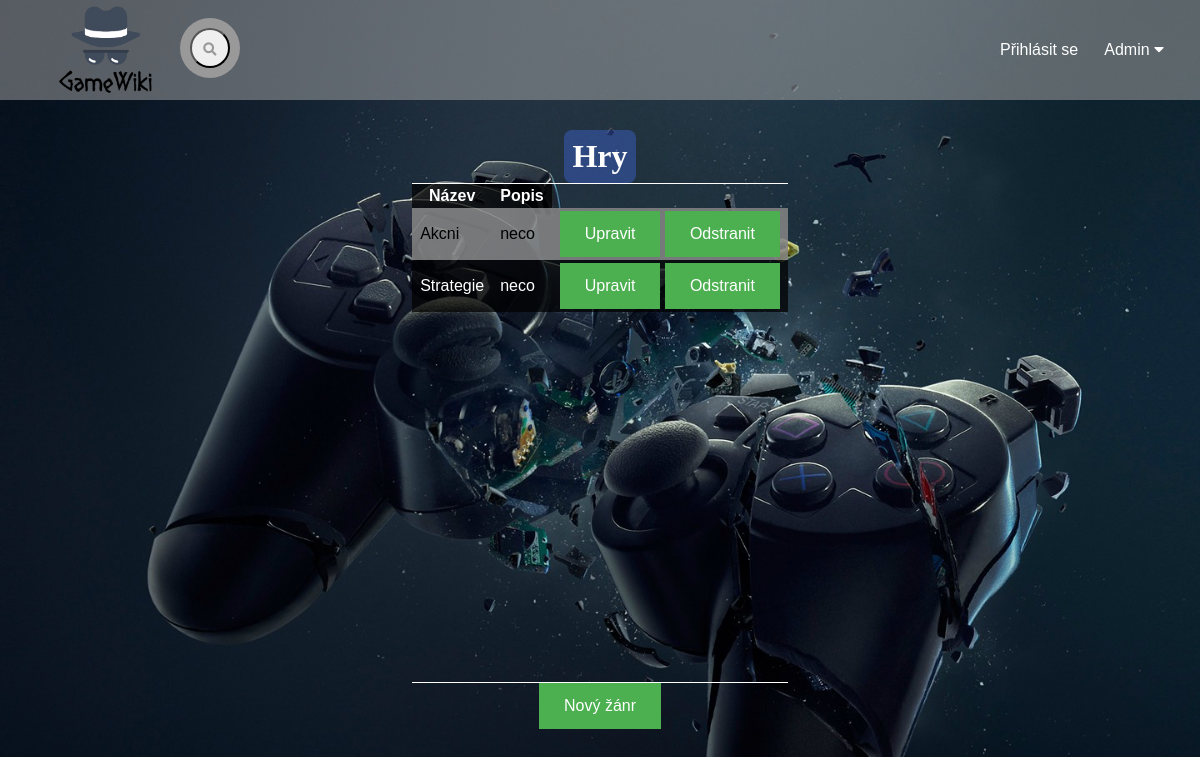
The app's page /zanr, older data.
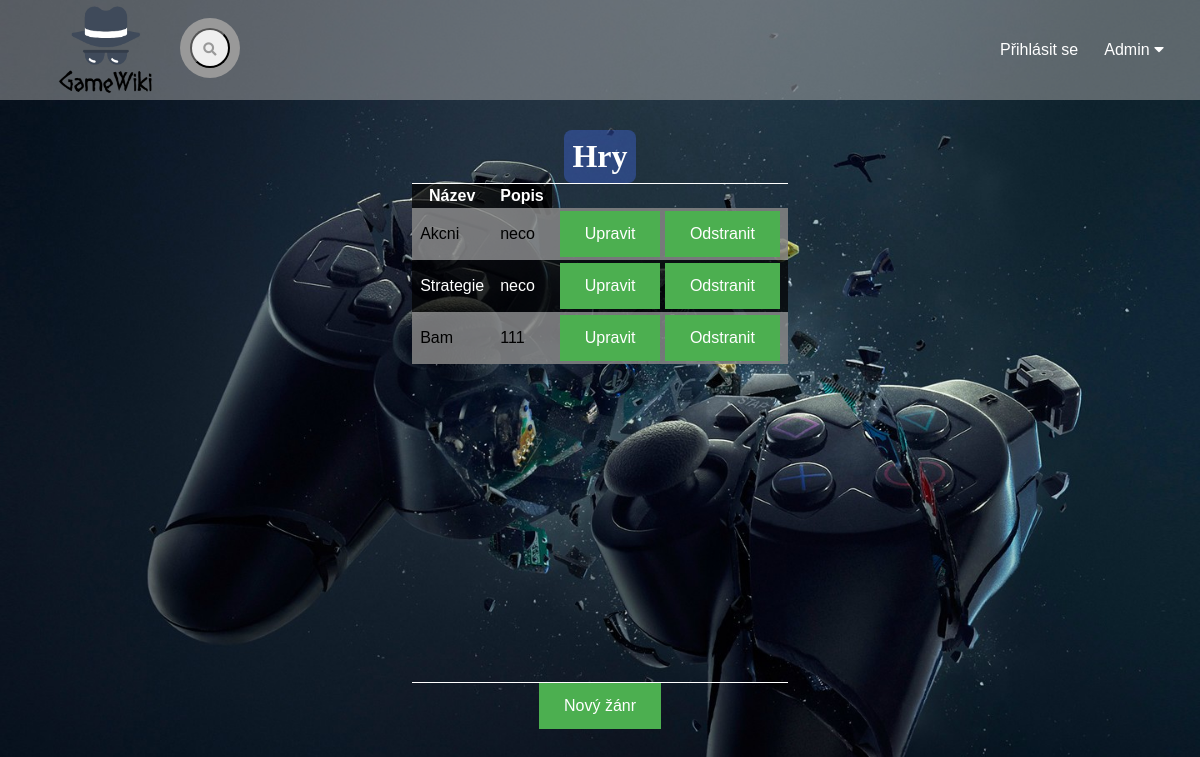
The same page, newer data.
### tables this page shows
CREATE TABLE `zanr` (
  `id_zanru` int(10) NOT NULL,
  `nazev` varchar(50) NOT NULL,
  `popis` text NOT NULL
);

### index.php (called while the page is built, shortened)
<?php
  $smerovac = new SmerovacKontroler();
  $smerovac->zpracuj(array($_SERVER["REQUEST_URI"]));
  $smerovac->vypisPohled();
?>

### kontrolery/ZanrKontroler.php (called while the page is built, shortened)
<?php
class ZanrKontroler extends Kontroler {
  public function zpracuj($parametry) {
    $spravceZanru = new SpravceZanru();
    $zanr = $spravceZanru->vratVsechnyZanry();
  }
}
?>

### modely/Db.php (called while the page is built, shortened)
<?php
class Db {
  private static $spojeni;
  private static $nastaveni = array(
		PDO::ATTR_ERRMODE => PDO::ERRMODE_EXCEPTION,
		PDO::ATTR_EMULATE_PREPARES => false,
	);
    public static function pripoj($server, $uzivatel, $heslo, $databaze)
    {
	  if (!isset(self::$spojeni))
      {
        $dsn = "mysql:host=$server;dbname=$databaze;charset=utf8";
			 self::$spojeni = new PDO(
				$dsn,
				$uzivatel,
				$heslo,
				self::$nastaveni
			 );
	  }
	}
  public static function dotazVsechny($dotaz, $parametry = array()) {
		$navrat = self::$spojeni->prepare($dotaz);
		$navrat->execute($parametry);
		return $navrat->fetchAll();
	}
}

### modely/SpravceZanru.php (called while the page is built, shortened)
<?php
class SpravceZanru {
  public function vratVsechnyZanry() {
    $zanr = Db::dotazVsechny("
      SELECT *
      FROM zanr
    ");
    return $zanr;
  }
}
?>

### kontrolery/SmerovacKontroler.php (called while the page is built, shortened)
<?php
class SmerovacKontroler extends Kontroler {
  protected $kontroler;
  public function zpracuj($parametry) {
    $castiCesty = $this->parsujURL($parametry[0]);
    $nazevKontroleru = $this->pomlckyNaVelbloudiNotaci(array_shift($castiCesty)) . "Kontroler";
    if (file_exists("kontrolery/$nazevKontroleru.php"))
    {
      $this->kontroler = new $nazevKontroleru();
    }
    else {
      $this->presmeruj("chyba");
    }
    $this->kontroler->zpracuj($castiCesty);
  }
  private function parsujURL($url) {
    $rozdelenaURL = parse_url($url);
    $cesta = $rozdelenaURL["path"];
    $cesta = ltrim($cesta, "/");
    $cesta = trim($cesta);
    $rozdelenaCesta = explode("/", $cesta);
    return $rozdelenaCesta;
  }
  private function pomlckyNaVelbloudiNotaci($text) {
    $text = str_replace("-", " ", $text);
    $text = ucwords($text);
    $text = str_replace(" ", "", $text);
    return $text;
  }
}
?>

### pohledy/zanr.phtml (the view, shortened to what this page needs)
<div class="admin">
 <h1>Hry</h1>
     <table>
     <tr>
       <th>Název</th>
       <th>Popis</th>
     </tr>
     <?php foreach ($zanr as $zanr1) { ?>
        <tr>
          <td><?= $zanr1["nazev"] ?></td>
          <td><?= $zanr1["popis"] ?></td>
          <td>
            <a href="editace-zanru/<?= $zanr1["id_zanru"] ?>">Upravit</a>
            <a href="zanr/<?= $zanr1["id_zanru"] ?>/odstranit">Odstranit</a>
           </td>
        </tr>
     <?php } ?>
     </table>
  <p>
    <a href="editace-zanru">Nový žánr</a>
  </p>
     </div>

Row changes from the older to the newer data that the page shows:
added zanr: nazev "Bam", popis "111"
